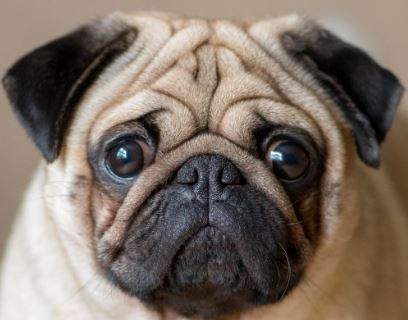
%> input picture Pug.jpg, 408 x 320 px
$ octave balckandwhite.m   (GNU Octave 9; MATLAB toolbox functions it lacks are replaced by stand-ins)
%> lines starting %> are read from the running program, lines starting %| are printed output that depends on the picture
%> further down, input is the input picture: size 320x408x3 uint8; mean R, G, B 123.4, 110.2, 99.8
### luminance_L.m
function [ outimg ] = luminance_L( inimg )
%Created by Gretchen Conley for Assignment 7, CSCI 1320
%This function creates a grayscale version of an image with given adjusted
%values to the red, green, and blue layers
[h,i,j]=size(inimg);
%> h = 320; i = 408; j = 3
M=zeros(h,i,1);
N=zeros(h,i,1);
P=zeros(h,i,1);

for k=1:j
    if k==1
        M=uint8(inimg(:,:,k)*.299);
    elseif k==2
        N=uint8(inimg(:,:,k)*.587);
    elseif k==3
        P=uint8(inimg(:,:,k)*.114);
    end
end
%> this loop made 3 passes
%> pass 1, in luminance_L, `M=uint8(inimg(:,:,k)*.299);`:
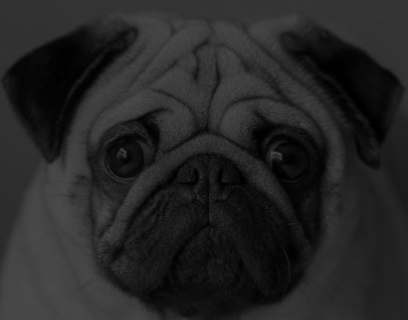
%> M: size 320x408 uint8; min 0, max 74, mean 36.9
%> pass 2, in luminance_L, `N=uint8(inimg(:,:,k)*.587);`:
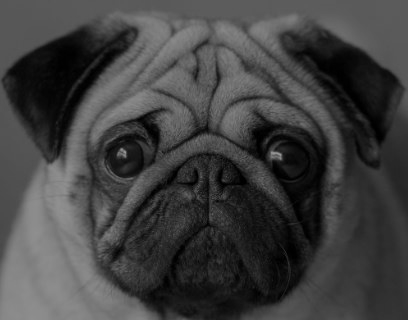
%> N: size 320x408 uint8; min 0, max 150, mean 64.7
%> pass 3, in luminance_L, `P=uint8(inimg(:,:,k)*.114);`:
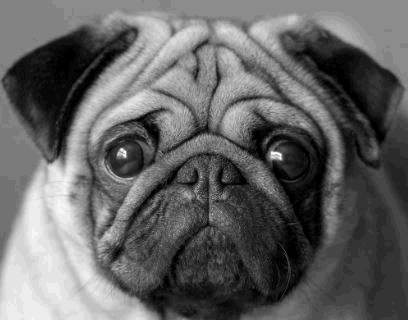
%> P: size 320x408 uint8; min 0, max 29, mean 11.4; drawn with min black and max white
%Add the layers together to form a 2D matrix for output
outimg=M+N+P;
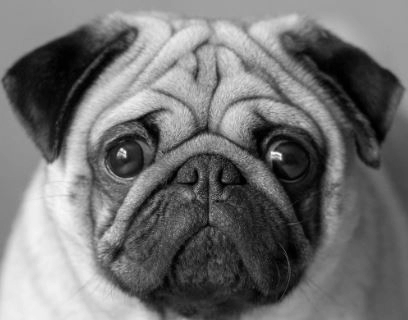
%> outimg: size 320x408 uint8; min 0, max 250, mean 112.9


end

### balckandwhite.m
%Database
%Creates a database of images and eigenstuff for our dog breeds
input=imread('Pug.jpg');
outimg=luminance_L(input);
imshow(outimg)

%BWimg=imbinarize(outimg);
[n,m]=size(outimg);
%> n = 320; m = 408
squaremat=imresize(outimg, [n n]);
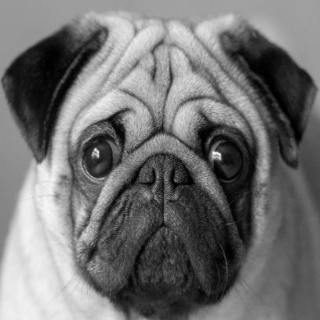
%> squaremat: size 320x320 uint8; min 0, max 251, mean 112.9
%symmat=outimg.*outimg';

colormap('gray');
subplot(1,3,1);
imshow(squaremat);

subplot(1,3,2);
imshow(outimg)

subplot (1,3,3)
imshow(input);

%Also could use 'moler' or 'minij'
%> (the run ends here)

$ run again, with Corgi.jpg copied over Pug.jpg
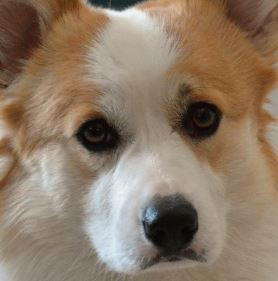
%> input picture Corgi.jpg, 278 x 281 px
%> input is the input picture: size 281x278x3 uint8; mean R, G, B 141, 122, 103.2
%> the loop in luminance_L, `for k=1:j` made 3 passes
%> pass 1, in luminance_L, `M=uint8(inimg(:,:,k)*.299);`:
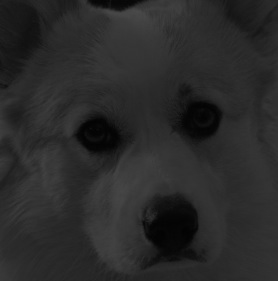
%> M: size 281x278 uint8; min 2, max 74, mean 42.2
%> in luminance_L, `outimg=M+N+P;`:
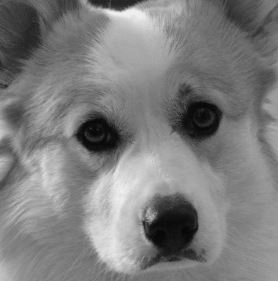
%> outimg: size 281x278 uint8; min 3, max 242, mean 125.6
